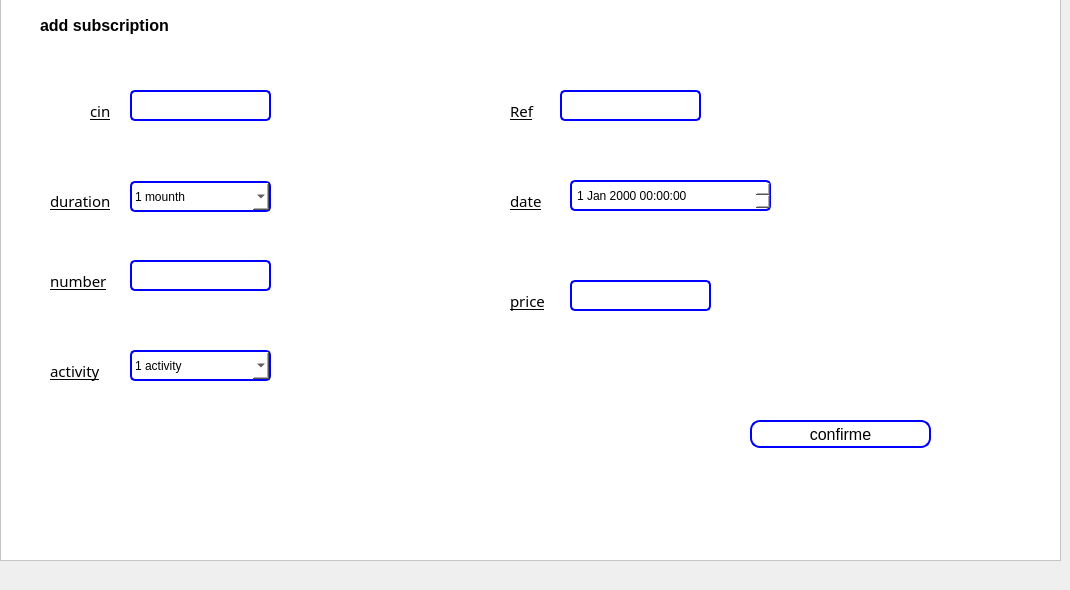
      <widget class="QWidget" name="tab_15">
       <attribute name="title">
        <string>create subscription</string>
       </attribute>
       <widget class="QFrame" name="frame_20">
        <property name="geometry">
         <rect>
          <x>0</x>
          <y>-20</y>
          <width>1061</width>
          <height>581</height>
         </rect>
        </property>
        <property name="styleSheet">
         <string notr="true">background:rgb(255, 255, 255)</string>
        </property>
        <property name="frameShape">
         <enum>QFrame::StyledPanel</enum>
        </property>
        <property name="frameShadow">
         <enum>QFrame::Raised</enum>
        </property>
        <widget class="QLabel" name="label_66">
         <property name="geometry">
          <rect>
           <x>40</x>
           <y>30</y>
           <width>211</width>
           <height>31</height>
          </rect>
         </property>
         <property name="font">
          <font>
           <pointsize>12</pointsize>
           <weight>75</weight>
           <bold>true</bold>
          </font>
         </property>
         <property name="text">
          <string>add subscription</string>
         </property>
        </widget>
        <widget class="QLabel" name="label_67">
         <property name="geometry">
          <rect>
           <x>90</x>
           <y>110</y>
           <width>131</width>
           <height>41</height>
          </rect>
         </property>
         <property name="font">
          <font>
           <family>Myanmar Text</family>
           <pointsize>11</pointsize>
           <underline>true</underline>
          </font>
         </property>
         <property name="text">
          <string>cin</string>
         </property>
        </widget>
        <widget class="QLineEdit" name="cin_abonnement">
         <property name="geometry">
          <rect>
           <x>130</x>
           <y>110</y>
           <width>141</width>
           <height>31</height>
          </rect>
         </property>
         <property name="styleSheet">
          <string notr="true">
    border: 2px solid black; 
    border-radius:5px ;
    padding: 3px;
    border-color: blue;


</string>
         </property>
        </widget>
        <widget class="QLabel" name="label_68">
         <property name="geometry">
          <rect>
           <x>50</x>
           <y>200</y>
           <width>131</width>
           <height>41</height>
          </rect>
         </property>
         <property name="font">
          <font>
           <family>Myanmar Text</family>
           <pointsize>11</pointsize>
           <underline>true</underline>
          </font>
         </property>
         <property name="text">
          <string>duration</string>
         </property>
        </widget>
        <widget class="QComboBox" name="duration_abonnement">
         <property name="geometry">
          <rect>
           <x>130</x>
           <y>201</y>
           <width>141</width>
           <height>31</height>
          </rect>
         </property>
         <property name="styleSheet">
          <string notr="true">
    border: 2px solid black; 
    border-radius:5px ;
    padding: 3px;
    border-color: blue;


</string>
         </property>
         <item>
          <property name="text">
           <string>1 mounth</string>
          </property>
         </item>
         <item>
          <property name="text">
           <string>3 mounths</string>
          </property>
         </item>
         <item>
          <property name="text">
           <string>9 mounths</string>
          </property>
         </item>
         <item>
          <property name="text">
           <string>1 year</string>
          </property>
         </item>
        </widget>
        <widget class="QLabel" name="label_69">
         <property name="geometry">
          <rect>
           <x>50</x>
           <y>280</y>
           <width>131</width>
           <height>41</height>
          </rect>
         </property>
         <property name="font">
          <font>
           <family>Myanmar Text</family>
           <pointsize>11</pointsize>
           <underline>true</underline>
          </font>
         </property>
         <property name="text">
          <string>number</string>
         </property>
        </widget>
        <widget class="QLineEdit" name="number_abonnement">
         <property name="geometry">
          <rect>
           <x>130</x>
           <y>280</y>
           <width>141</width>
           <height>31</height>
          </rect>
         </property>
         <property name="styleSheet">
          <string notr="true">
    border: 2px solid black; 
    border-radius:5px ;
    padding: 3px;
    border-color: blue;


</string>
         </property>
        </widget>
        <widget class="QLabel" name="label_70">
         <property name="geometry">
          <rect>
           <x>50</x>
           <y>370</y>
           <width>131</width>
           <height>41</height>
          </rect>
         </property>
         <property name="font">
          <font>
           <family>Myanmar Text</family>
           <pointsize>11</pointsize>
           <underline>true</underline>
          </font>
         </property>
         <property name="text">
          <string>activity</string>
         </property>
        </widget>
        <widget class="QComboBox" name="activity_abonnement">
         <property name="geometry">
          <rect>
           <x>130</x>
           <y>370</y>
           <width>141</width>
           <height>31</height>
          </rect>
         </property>
         <property name="styleSheet">
          <string notr="true">
    border: 2px solid black; 
    border-radius:5px ;
    padding: 3px;
    border-color: blue;


</string>
         </property>
         <item>
          <property name="text">
           <string>1 activity</string>
          </property>
         </item>
         <item>
          <property name="text">
           <string>3 activity</string>
          </property>
         </item>
         <item>
          <property name="text">
           <string>all activity</string>
          </property>
         </item>
        </widget>
        <widget class="QLabel" name="label_71">
         <property name="geometry">
          <rect>
           <x>510</x>
           <y>200</y>
           <width>131</width>
           <height>41</height>
          </rect>
         </property>
         <property name="font">
          <font>
           <family>Myanmar Text</family>
           <pointsize>11</pointsize>
           <underline>true</underline>
          </font>
         </property>
         <property name="text">
          <string>date</string>
         </property>
        </widget>
        <widget class="QDateTimeEdit" name="dat_abonnement">
         <property name="geometry">
          <rect>
           <x>570</x>
           <y>200</y>
           <width>201</width>
           <height>31</height>
          </rect>
         </property>
         <property name="styleSheet">
          <string notr="true">
    border: 2px solid black; 
    border-radius:5px ;
    padding: 3px;
    border-color: blue;


</string>
         </property>
        </widget>
        <widget class="QLabel" name="label_72">
         <property name="geometry">
          <rect>
           <x>510</x>
           <y>300</y>
           <width>131</width>
           <height>41</height>
          </rect>
         </property>
         <property name="font">
          <font>
           <family>Myanmar Text</family>
           <pointsize>11</pointsize>
           <underline>true</underline>
          </font>
         </property>
         <property name="text">
          <string>price</string>
         </property>
        </widget>
        <widget class="QLineEdit" name="price_abonnement">
         <property name="geometry">
          <rect>
           <x>570</x>
           <y>300</y>
           <width>141</width>
           <height>31</height>
          </rect>
         </property>
         <property name="styleSheet">
          <string notr="true">
    border: 2px solid black; 
    border-radius:5px ;
    padding: 3px;
    border-color: blue;


</string>
         </property>
        </widget>
        <widget class="QPushButton" name="add_abonnement_push">
         <property name="geometry">
          <rect>
           <x>750</x>
           <y>440</y>
           <width>181</width>
           <height>28</height>
          </rect>
         </property>
         <property name="styleSheet">
          <string notr="true">QPushButton {
    background-color: #ffffff; /* Fond blanc */
    border: 2px solid blue; /* Bordure bleue */
    border-radius: 10px; /* Coins arrondis */
    padding: 1px 2px; /* Espacement intérieur */
    color: black; /* Couleur du texte */
    font-size: 16px; /* Taille de la police */
}

QPushButton:pressed {
    background-color: blue; /* Nouvelle couleur lorsque le bouton est enfoncé */
}
</string>
         </property>
         <property name="text">
          <string>confirme</string>
         </property>
        </widget>
        <widget class="QLabel" name="label_73">
         <property name="geometry">
          <rect>
           <x>510</x>
           <y>110</y>
           <width>131</width>
           <height>41</height>
          </rect>
         </property>
         <property name="font">
          <font>
           <family>Myanmar Text</family>
           <pointsize>11</pointsize>
           <underline>true</underline>
          </font>
         </property>
         <property name="text">
          <string>Ref</string>
         </property>
        </widget>
        <widget class="QLineEdit" name="ref_abonnement">
         <property name="geometry">
          <rect>
           <x>560</x>
           <y>110</y>
           <width>141</width>
           <height>31</height>
          </rect>
         </property>
         <property name="styleSheet">
          <string notr="true">
    border: 2px solid black; 
    border-radius:5px ;
    padding: 3px;
    border-color: blue;


</string>
         </property>
        </widget>
       </widget>
      </widget>
